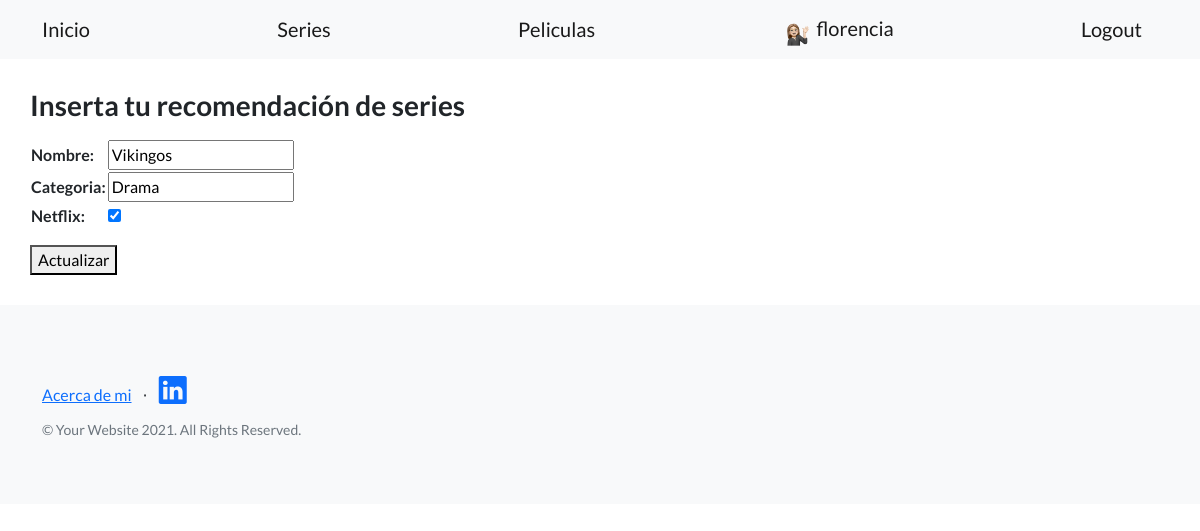
Page /recomendaciones/serie/actualizar/3/ (signed in) on the committed database.
### accounts/models.py (models this page shows)
class Avatar(models.Model):
    imagen = models.ImageField(upload_to= 'avatares', null = True, blank = True)
    user = models.OneToOneField(User, on_delete = models.CASCADE)
    link = models.URLField(null = True)
    more_description = models.CharField(max_length=100)

### recomendaciones/models.py (models this page shows, shortened)
class Series(models.Model):
    nombre = models.CharField(max_length=30)
    categoria = models.CharField(max_length=30)
    netflix = models.BooleanField()
    descripcion = RichTextField(blank=True, null=True)
    author = models.ForeignKey(User, on_delete=models.CASCADE)
    fecha = models.DateTimeField(default=timezone.now)

### recomendaciones/views.py (the view, shortened to what this page needs)
# urls.py: path('serie/actualizar/<int:id>/', views.actualizar_recomendacion_serie, name = 'actualizar_recomendacion_serie'),
def actualizar_recomendacion_serie(request, id):
    serie = Series.objects.get(id = id)
    form = SerieFormulario(
        initial = {
            'nombre': serie.nombre,
            'categoria': serie.categoria,
            'netflix': serie.netflix,
            'descripcion': serie.descripcion
        })
    return render(
        request, 'recomendaciones/actualizar_recomendacion_serie.html',
        {'form' : form, 'serie': serie}
    )

### recomendaciones/forms.py
class SerieFormulario(forms.Form):
    nombre = forms.CharField(max_length=30)
    categoria = forms.CharField(max_length=30)
    netflix = forms.BooleanField(required = False)
    descripcion = RichTextFormField(required = False)

### recomendaciones/templates/recomendaciones/actualizar_recomendacion_serie.html (shortened to what this page needs)
{% extends 'index/index.html' %}
{% block body_block %}
<h3>Inserta tu recomendación de series</h3>
<form action={% url 'actualizar_recomendacion_serie' serie.id %} method = 'post'>
    <table>
        {{form.as_table}}
    </table>
    <button>Actualizar</button>
</form>
{% endblock body_block %}

### index/templates/index/index.html (shortened to what this page needs)
<!DOCTYPE html>
<html lang="en">
    <head>
        {% load static %}
        <link href="https://cdn.jsdelivr.net/npm/bootstrap-icons@1.5.0/font/bootstrap-icons.css" rel="stylesheet" type="text/css" />
        <link href={% static 'css/styles.css' %} rel="stylesheet" />
    </head>
    <body>
        <nav class="navbar navbar-light bg-light static-top">
            <div class="container">
                <a class="navbar-brand" href={% url 'index' %}>Inicio</a>
                <a class="navbar-brand" href={% url 'lista_series' %}>Series</a>
                <a class="navbar-brand" href={% url 'lista_peliculas' %}>Peliculas</a>
                {% if request.user.is_authenticated %}
                    <a class="navbar-brand" href={% url 'usuario_datos' %}>
                        <img src="{{request.user.avatar.imagen.url}}" height= '30px'>
                        {{request.user.username}}
                    <a class="navbar-brand" href={% url 'logout' %}>Logout</a>
                {% else %}
                    <a class="navbar-brand" href={% url 'login' %}>Login</a>
                    <a class="navbar-brand" href={% url 'registrar' %}>Registrar</a>
                {% endif %}
            </div>
        </nav>
        <div style = 'margin: 30px'>
        {% block body_block %}
        {% endblock body_block %}
        </div>
        <footer class="footer bg-light">
            <div class="container">
                <div class="row">
                    <div class="col-lg-6 h-100 text-center text-lg-start my-auto">
                        <ul class="list-inline mb-2">
                            <li class="list-inline-item"><a href={% url 'about' %}>Acerca de mi</a></li>
                            <li class="list-inline-item">⋅</li>
                            <a href="https://www.linkedin.com/in/florencia-villalba/"><i class="bi-linkedin fs-3"></i></a>
                        </ul>
                        <p class="text-muted small mb-4 mb-lg-0">&copy; Your Website 2021. All Rights Reserved.</p>
                    </div>
                    <div class="col-lg-6 h-100 text-center text-lg-end my-auto">
                        <ul class="list-inline mb-0">
                        </ul>
                    </div>
                </div>
            </div>
        </footer>
    </body>
</html>

### rows in the picture
Series: nombre "Vikingos", categoria "Drama", netflix "☑"

### other values in the picture
{{ request.user.username }} "florencia"
